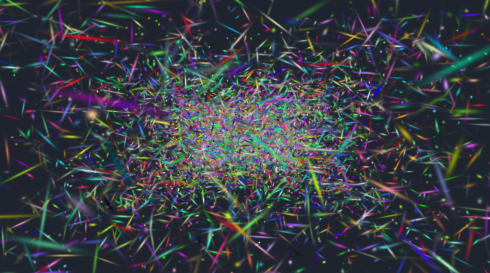
#> input picture tests/golden/goldens/regression_scene_cpu.png, 490 x 273 px; its folder holds only this picture in this run
$ python -i compare_edge_sharpness.py   (imports and definitions only)   (older library calls are emulated)
#> lines starting #> are read from the running program, lines starting #| are printed output that depends on the picture
#!/usr/bin/env python3
"""
Compare edge sharpness between rendered views and ground truth.

Usage:
    python compare_edge_sharpness.py \
        --model <path_to_model.gs> \
        --dataset-root <path_to_dataset> \
        --output <output_directory> \
        --num-views 10

Example:
    python compare_edge_sharpness.py \
        --model runs/edge_test_bicycle/model_final.gs \
        --dataset-root datasets/bicycle \
        --output runs/edge_test_bicycle/edge_comparison \
        --num-views 10

This script:
1. Selects validation views from the dataset
2. Renders those views using the trained model
3. Applies edge detection (Sobel, Canny) to both rendered and ground truth
4. Computes edge quality metrics
5. Generates visualizations for manual inspection
"""

import argparse
import subprocess
import sys
from pathlib import Path
import json
import numpy as np
from typing import List, Dict, Tuple

try:
    import cv2
    from PIL import Image
except ImportError:
    print("Error: Required packages not found.", file=sys.stderr)
    print("Install with: pip install opencv-python pillow", file=sys.stderr)
    sys.exit(1)

# Import COLMAP utilities
try:
    from colmap_utils import get_image_to_camera_mapping, read_colmap_cameras, read_colmap_images
except ImportError:
    print("Error: colmap_utils.py not found.", file=sys.stderr)
    print("Make sure colmap_utils.py is in the same directory as this script.", file=sys.stderr)
    sys.exit(1)


# [48 lines left out: functions load_test_split, load_colmap_data, not called in this run]


def compute_edge_map(image: np.ndarray, method: str = 'sobel') -> np.ndarray:
    """Compute edge map using specified method."""
#> called with method = 'sobel'
    # Convert to grayscale if needed
    if len(image.shape) == 3:
        gray = cv2.cvtColor(image, cv2.COLOR_RGB2GRAY)
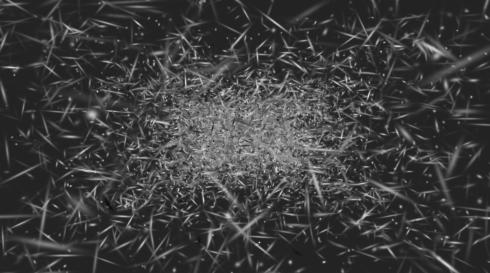
#> gray: shape (273, 490); min 11, max 219, mean 61.3
    else:
        gray = image

    if method == 'sobel':
        # Sobel edge detection
        grad_x = cv2.Sobel(gray, cv2.CV_64F, 1, 0, ksize=3)
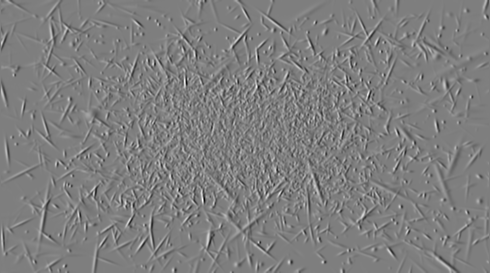
#> grad_x: shape (273, 490) float64; min -680, max 686, mean 0; drawn with min black and max white
        grad_y = cv2.Sobel(gray, cv2.CV_64F, 0, 1, ksize=3)
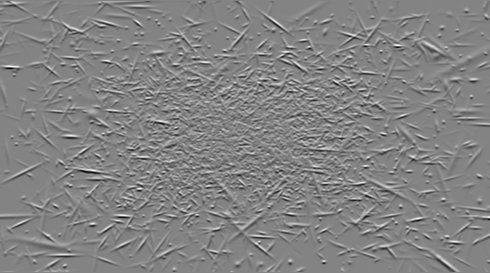
#> grad_y: shape (273, 490) float64; min -649, max 610, mean 0; drawn with min black and max white
        magnitude = np.sqrt(grad_x**2 + grad_y**2)
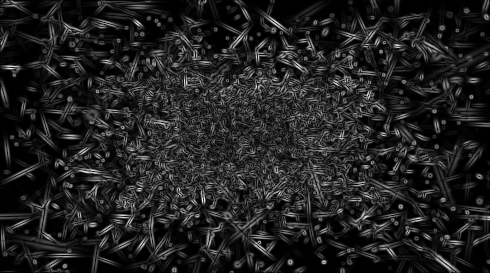
#> magnitude: shape (273, 490) float64; min 0, max 688.8, mean 90.8; drawn with min black and max white

        # Normalize to [0, 255]
        magnitude = np.clip(magnitude, 0, 255).astype(np.uint8)
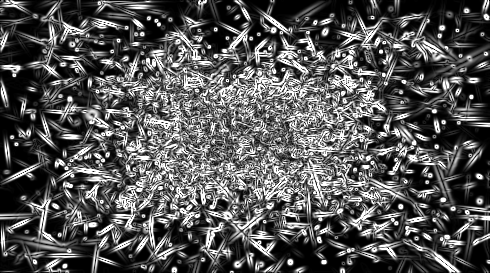
#> magnitude: shape (273, 490); min 0, max 255, mean 85.4
        return magnitude

    elif method == 'canny':
        # Canny edge detection
        edges = cv2.Canny(gray, threshold1=50, threshold2=150)
        return edges

    else:
        raise ValueError(f"Unknown edge detection method: {method}")


# [253 lines left out: functions compute_edge_metrics, create_comparison_visualization, render_view, main, not called in this run]


# [2 lines not run here, left out]

>>> import cv2
>>> picture = cv2.cvtColor(cv2.imread('../tests/golden/goldens/regression_scene_cpu.png'), cv2.COLOR_BGR2RGB)
>>> result = compute_edge_map(picture)
